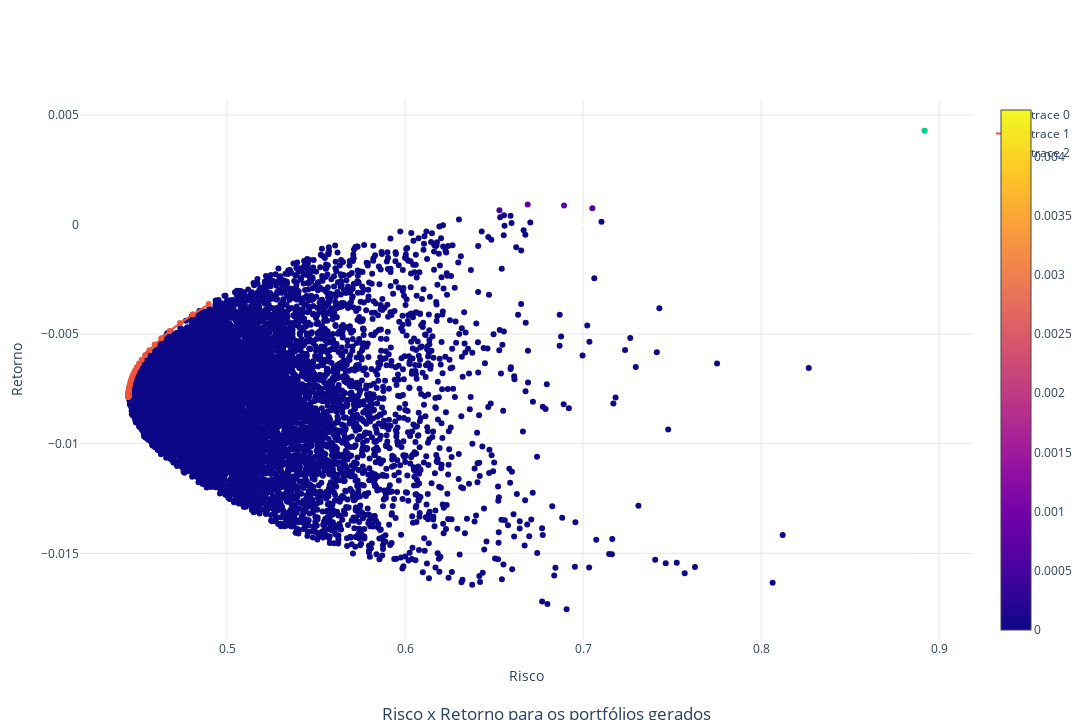

Notebook cell for this chart:
### Code cell
data = [go.Scatter(
            x=stds.flatten(),
            y=means.flatten(),
            mode='markers',            
             marker=dict(
                    color=sharpe.flatten(),
                    showscale=True,
                    cmax=sharpe.flatten().max(),
                    cmin=0,                 
                    )       
        ),
        go.Scatter(
            x=risks,
            y=returns,
            mode='lines+markers',            
        ),    
        go.Scatter(
            x=stds[sharpe.argmax()],
            y=means[sharpe.argmax()],
            mode='markers',            
        ),                    
       ]

title_text = "Risco x Retorno para os portfólios gerados"
title={'text': title_text, 'xanchor': 'center', 'yanchor': 'bottom', 'y':0, 'x':0.5,}

fig = go.Figure(data=data)

fig.update_layout(title=title, 
            xaxis_rangeslider_visible=False,  width=1280, height=720,
            xaxis_showgrid=True, xaxis_gridwidth=1, xaxis_gridcolor='#E8E8E8',
            yaxis_showgrid=True, yaxis_gridwidth=1, yaxis_gridcolor='#E8E8E8',
            yaxis_title="Retorno",
            xaxis_title="Risco",                  
            plot_bgcolor='rgba(0,0,0,0)'              
                 )
                  

fig.show()

### Figure 1 — Plotly figure (JSON) as saved in the notebook; plotly's stock layout.template omitted (floating-point values rounded to 4 significant figures; data arrays with more than 128 entries replaced by an {"elided": "..."} marker saying what was removed)
{"data": [{"marker": {"cmax": 0.004391, "cmin": 0, "color": {"elided": "10000 float values"}, "showscale": true}, "mode": "markers", "type": "scatter", "x": {"elided": "10000 float values"}, "y": {"elided": "10000 float values"}}, {"mode": "lines+markers", "type": "scatter", "x": [0.4897, 0.4808, 0.4736, 0.4678, 0.4631, 0.4593, 0.4564, 0.454, 0.452, 0.4505, 0.4493, 0.4483, 0.4476, 0.447, 0.4465, 0.4461, 0.4458, 0.4455, 0.4453, 0.4452, 0.4451, 0.445, 0.4449, 0.4448, 0.4448, 0.4447, 0.4447, 0.4447, 0.4447, 0.4447, 0.4446, 0.4446, 0.4446, 0.4446, 0.4446, 0.4446, 0.4446, 0.4446, 0.4446, 0.4446, 0.4446, 0.4446, 0.4446, 0.4446, 0.4446, 0.4446, 0.4446, 0.4446, 0.4446, 0.4446, 0.4446, 0.4446, 0.4446, 0.4446, 0.4446, 0.4446, 0.4446, 0.4446, 0.4446, 0.4446, 0.4446, 0.4446, 0.4446, 0.4446, 0.4446, 0.4446, 0.4446, 0.4446, 0.4446, 0.4446, 0.4446, 0.4446, 0.4446, 0.4446, 0.4446, 0.4446, 0.4446, 0.4446, 0.4446, 0.4446, 0.4446, 0.4446, 0.4446, 0.4446, 0.4446, 0.4446, 0.4446, 0.4446, 0.4446, 0.4446, 0.4446, 0.4446, 0.4446, 0.4446, 0.4446, 0.4446, 0.4446, 0.4446, 0.4446, 0.4446], "y": [-0.003632, -0.00409, -0.004499, -0.004863, -0.005188, -0.005478, -0.005736, -0.005965, -0.00617, -0.006353, -0.006516, -0.006661, -0.00679, -0.006905, -0.007008, -0.007099, -0.007181, -0.007254, -0.007318, -0.007376, -0.007428, -0.007474, -0.007514, -0.007551, -0.007583, -0.007612, -0.007638, -0.007661, -0.007682, -0.0077, -0.007716, -0.007731, -0.007743, -0.007755, -0.007765, -0.007774, -0.007783, -0.00779, -0.007796, -0.007802, -0.007807, -0.007812, -0.007816, -0.00782, -0.007823, -0.007826, -0.007828, -0.007831, -0.007833, -0.007834, -0.007836, -0.007838, -0.007839, -0.00784, -0.007841, -0.007842, -0.007843, -0.007843, -0.007844, -0.007845, -0.007845, -0.007846, -0.007846, -0.007846, -0.007847, -0.007847, -0.007847, -0.007848, -0.007848, -0.007848, -0.007848, -0.007848, -0.007848, -0.007848, -0.007849, -0.007849, -0.007849, -0.007849, -0.007849, -0.007849, -0.007849, -0.007849, -0.007849, -0.007849, -0.007849, -0.007849, -0.007849, -0.007849, -0.007849, -0.007849, -0.007849, -0.007849, -0.007849, -0.007849, -0.007849, -0.007849, -0.007849, -0.007849, -0.007849, -0.007849]}, {"mode": "markers", "type": "scatter", "x": [0.8918], "y": [0.004274]}], "layout": {"height": 720, "plot_bgcolor": "rgba(0,0,0,0)", "title": {"text": "Risco x Retorno para os portfólios gerados", "x": 0.5, "xanchor": "center", "y": 0, "yanchor": "bottom"}, "width": 1280, "xaxis": {"gridcolor": "#E8E8E8", "gridwidth": 1, "rangeslider": {"visible": false}, "showgrid": true, "title": {"text": "Risco"}}, "yaxis": {"gridcolor": "#E8E8E8", "gridwidth": 1, "showgrid": true, "title": {"text": "Retorno"}}}}
